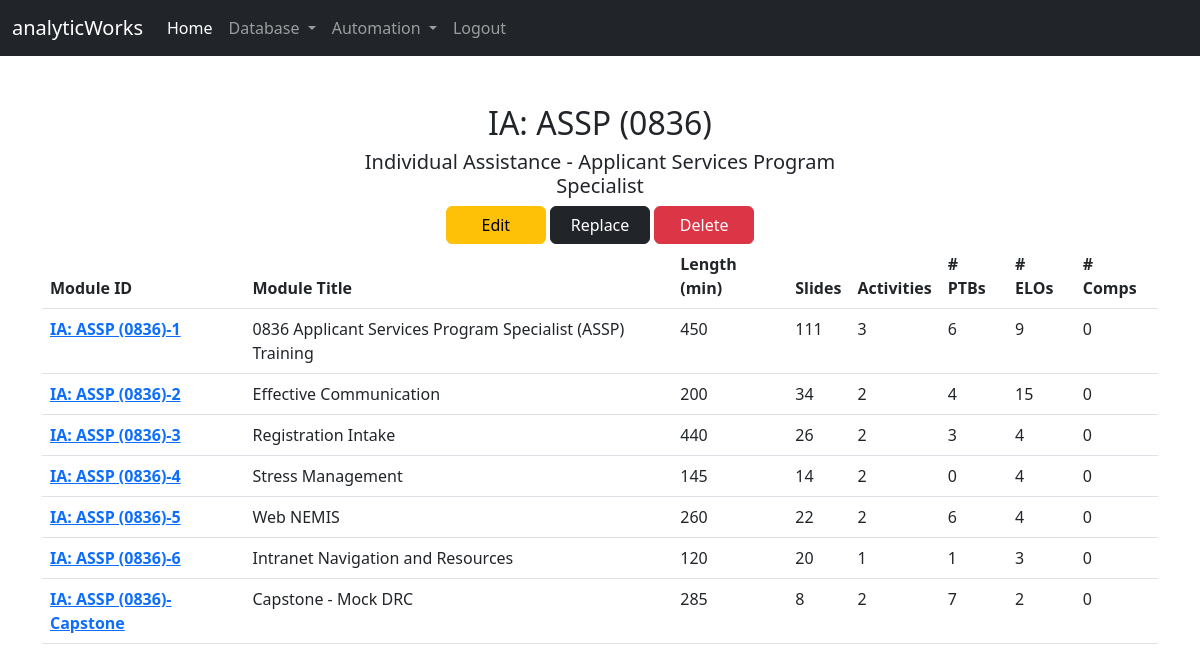
Screenshot of /db/course/1 (signed in) with the database file from the repository.
### CourseInfo/models.py (models this page shows)
class Course(models.Model):
    code = models.CharField( max_length = 1000)
    cadre = models.CharField(max_length = 1000)
    cadre_acronym = models.CharField(max_length = 10, default = "")
    position = models.CharField(max_length = 1000, default = "")
    position_acronym = models.CharField(max_length = 1000)
    ptb_course = models.BooleanField(default = True)
    dhs_comp = models.BooleanField(default = False)
    def __str__(self):
        return f'{self.cadre_acronym}: {self.position_acronym} ({self.code})'

class Module(models.Model):
    course = models.ForeignKey(Course, on_delete = models.DO_NOTHING)
    module_number = models.CharField( max_length = 50)
    module_title = models.CharField( max_length = 1000)
    tlos = models.ManyToManyField(TLO, blank = True)
    elos = models.ManyToManyField(ELO, blank = True)
    ptbs = models.ManyToManyField(PTB, blank = True)
    competencies = models.ManyToManyField(Competency, blank = True)
    tb_items = models.ManyToManyField(TBItem , blank = True)
    minutes_to_complete = models.CharField(max_length = 1000)
    number_of_slides = models.IntegerField(blank = True)
    number_of_activities = models.IntegerField(blank = True)
    @property
    def course_name(self):
        return f'{self.course}-{self.module_number}'
    def __str__(self):
        return self.course_name

### CourseInfo/views.py (the view)
# urls.py: path('db/course/<int:pk>', views.course, name = 'course'),
def course(request, pk):
    course_info = Course.objects.get(pk = pk)
    module_info = Module.objects.order_by('module_number').filter(course__id=pk)
    module_info = module_info.annotate(total_elos = Count('elos'))
    return render(request, 'db/course.html',{'course': course_info, 'modules': module_info} )

### CourseInfo/templates/db/course.html
{% extends 'base.html' %}
{% block content %}
<div class= "col-md-6 offset-md-3 text-center">
    <br><br>
    {% if user.is_authenticated %}
        <h2>{{ course }} </h2>
        <h5>{{ course.cadre }} - {{ course.position}}</h5>
        <div class="row">
            <div class="col-sm-12 text-center">
                <button id="btnSearch" class="btn navbar-btn btn-warning center-block" Style="width: 100px;" >Edit</button>
                 <button id="btnClear" class="btn navbar-btn btn-dark center-block" Style="width: 100px;" >Replace</button>
                 <button id="btnClear" class="btn navbar-btn btn-danger center-block" Style="width: 100px;" >Delete</button>
             </div>
        </div>
    </div>
    <div>
        <table class="table">
            <thead>
              <tr>
                <th scope="col">Module ID</th>
                <th scope="col">Module Title</th>
                <th scope="col">Length (min)</th>
                <th scope="col">Slides</th>
                <th scope="col">Activities</th>
                <th scope="col"># PTBs</th>
                <th scope="col"># ELOs</th>
                <th scope="col"># Comps</th>
              </tr>
            </thead>
            <tbody>
                    <tr>
                    {% for module in modules %}
                        <tr>
                        <th><a href = "{% url 'modules' module.id %}">{{ module }}</a></th>
                        <td>{{ module.module_title }}</td>
                        <td>{{ module.minutes_to_complete}}</td>
                        <td>{{ module.number_of_slides}}</td>
                        <td>{{ module.number_of_activities}}</td>
                        <td>{{ module.ptbs.count}}</td>
                        <td>{{ module.elos.count}}</td>
                        <td>{{ module.competencies.count}}</td>
                        </tr>
                    {% endfor %}
                </tbody>
                </table>
    {% endif %}
    </div>
{% endblock %}

### rows the page displays
Course: cadre_acronym+position_acronym+code "IA: ASSP (0836)", cadre "Individual Assistance", position "Applicant Services Program Specialist"
Module: course+module_number "IA: ASSP (0836)-1", module_title "0836 Applicant Services Program Specialist (ASSP) Training", minutes_to_complete "450", number_of_slides "111", number_of_activities "3", ptbs.count "6", elos.count "9", competencies.count "0"
Module: course+module_number "IA: ASSP (0836)-2", module_title "Effective Communication", minutes_to_complete "200", number_of_slides "34", number_of_activities "2", ptbs.count "4", elos.count "15", competencies.count "0"
Module: course+module_number "IA: ASSP (0836)-3", module_title "Registration Intake", minutes_to_complete "440", number_of_slides "26", number_of_activities "2", ptbs.count "3", elos.count "4", competencies.count "0"
Module: course+module_number "IA: ASSP (0836)-4", module_title "Stress Management", minutes_to_complete "145", number_of_slides "14", number_of_activities "2", ptbs.count "0", elos.count "4", competencies.count "0"
Module: course+module_number "IA: ASSP (0836)-5", module_title "Web NEMIS", minutes_to_complete "260", number_of_slides "22", number_of_activities "2", ptbs.count "6", elos.count "4", competencies.count "0"
Module: course+module_number "IA: ASSP (0836)-6", module_title "Intranet Navigation and Resources", minutes_to_complete "120", number_of_slides "20", number_of_activities "1", ptbs.count "1", elos.count "3", competencies.count "0"
Module: course+module_number "IA: ASSP (0836)-Capstone", module_title "Capstone - Mock DRC", minutes_to_complete "285", number_of_slides "8", number_of_activities "2", ptbs.count "7", elos.count "2", competencies.count "0"
